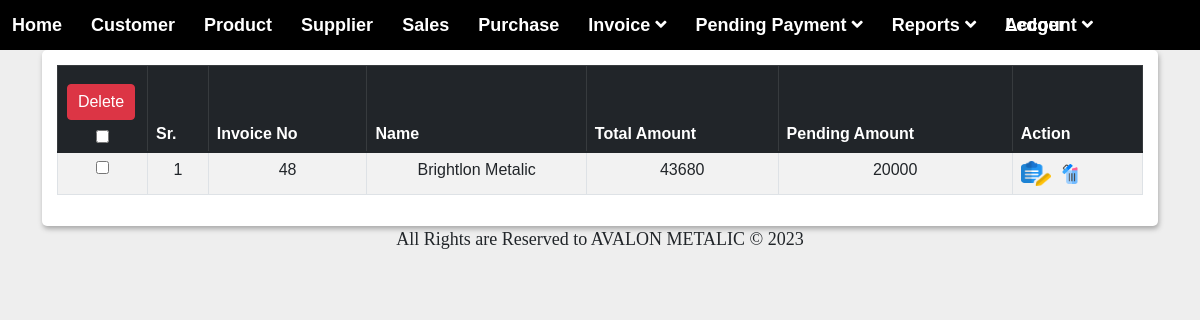
The page /transaction/view_pending_purchase_payment.php (signed in) on the database its author committed.
### tables this page shows
CREATE TABLE `purch_trans` (
  `id` int(250) NOT NULL,
  `invoice_no` varchar(250) NOT NULL,
  `sid` varchar(250) NOT NULL,
  `total_amount` varchar(250) NOT NULL,
  `pending_amount` varchar(250) NOT NULL,
  `paid_amount` int(250) NOT NULL
);

CREATE TABLE `supplier` (
  `id` int(50) NOT NULL,
  `name` varchar(100) NOT NULL,
  `city` varchar(100) NOT NULL,
  `area` varchar(100) NOT NULL,
  `state` varchar(100) NOT NULL,
  `pan_no` varchar(100) NOT NULL,
  `adhar_no` varchar(100) NOT NULL,
  `gstin` varchar(100) NOT NULL,
  `address` varchar(500) NOT NULL,
  `pin` varchar(100) NOT NULL,
  `mo_no` varchar(100) NOT NULL,
  `email` varchar(100) NOT NULL,
  `website` varchar(100) NOT NULL
);

### transaction/view_pending_purchase_payment.php (the view, shortened to what this page needs)
<?php
if (strlen($_SESSION['aid'] == 0)) {
    header('location:../index.php');
} else {
    include('../inc/connection.php');
    include('../inc/menu.php');
?>
    <!DOCTYPE html>
    <html lang="en">
    <head>
        <link rel="stylesheet" href="../assets/css/bootstrap.min.css">
        <link rel="stylesheet" href="../assets/css/datatables.min.css">
        <link rel="stylesheet" href="../assets/css/style.css">
        <link rel="stylesheet" href="../assets/buttons.dataTables.min.css">
    </head>
    <body>
        <div class="container ">
            <div class="data_table">
                <form method="post">
                    <table id="example" class="table table-striped table-bordered">
                        <thead class="table-dark">
                            <tr>
                                <th style="width: 90px; text-align:center;">
                                    <button type="submit" name="prod_delete_multiple_btn" class="btn btn-danger">Delete</button>
                                    <input type="checkbox" id="chkAll">
                                </th>
                                <th>Sr.</th>
                                <th>Invoice No</th>
                                <th>Name</th>
                                <th>Total Amount</th>
                                <th>Pending Amount</th>
                                <th>Action</th>
                            </tr>
                        </thead>
                        <tbody>
                            <?php
                            $cnt = 1;
                            $query = "select supplier.name,purch_trans.id,purch_trans.invoice_no,purch_trans.pending_amount,purch_trans.total_amount,purch_trans.sid from purch_trans join supplier on supplier.id=purch_trans.sid;";
                            $res = mysqli_query($con, $query);
                            while ($row = mysqli_fetch_array($res)) {
                                if ($row['pending_amount'] > 0) {
                            ?>
                                    <tr>
                                        <td style="width: 10px; text-align:center;">
                                            <input type="checkbox" name="product_delete_id[]" value="<?= $row['id']; ?>" class="tblChk">
                                        </td>
                                        <td style="text-align: center;" class="see"><?= $cnt; ?></td>
                                        <td style="text-align: center;"><?= $row['invoice_no']; ?></td>
                                        <td style="text-align: center;"><?= $row['name']; ?></td>
                                        <td style="text-align: center;"><?= $row['total_amount']; ?></td>
                                        <td style="text-align: center;"><?= $row['pending_amount']; ?></td>
                                        <td>
                                            <a href="updt_purchase_pen_trans.php?id=<?php echo $row['id']; ?>"><img src="../IMG/edit.png" height="25px" width="30PX"></a>&nbsp;
                                            <a href="del_purchase_pen_trans.php?id=<?php echo $row['id']; ?>" onclick="return confirm('Are You Sure??');"><img src="../IMG/delete.png" height="20px" width="20px"></a>&nbsp;
                                        </td>
                                    </tr>
                            <?php
                                    $cnt++;
                                }
                            }
                            ?>
                        </tbody>
                    </table>
                </form>
            </div>
        </div>
    </body>
    </html>
<?php
}
include('../inc/footer.php');
?>

### transaction/style.css (style rules this page uses)
a { text-decoration: none; }

### assets/css/style.css (style rules this page uses)
* { margin: 0; padding: 0; outline: 0; }
html { scroll-behavior: smooth; }
body { background: #eee; font-family: 'Raleway', sans-serif; font-family: 'Roboto', sans-serif; font-family: 'Poppins', sans-serif; font-family: 'Rubik', sans-serif; padding: 0s; }
h1, h2, h3, h4, h5, h6, p, a, ol, ul, li, img, span, input, form, label, .btn, .navbar, .navbar-brand { margin: 0; padding: 0; }
a, a:hover { text-decoration: none; color: #333; -webkit-transition: 0.2s; transition: 0.2s; }
.data_table { background: #fff; padding: 15px; box-shadow: 1px 3px 5px #aaa; border-radius: 5px; }
.data_table .btn { padding: 5px 10px; margin: 10px 3px 10px 0; }

### inc/menu.php (style rules this page uses)
* { margin: 0; padding: 0; box-sizing: border-box; }
body { font-family: -apple-system, BlinkMacSystemFont, 'Segoe UI', Roboto, Oxygen, Ubuntu, Cantarell, 'Open Sans', 'Helvetica Neue', sans-serif; background-image: url(background-img.jpg); background-size: cover; background-attachment: fixed; }

### rows shown on the page
purch_trans: invoice_no "48", supplier.name "Brightlon Metalic", total_amount "43680", pending_amount "20000"
